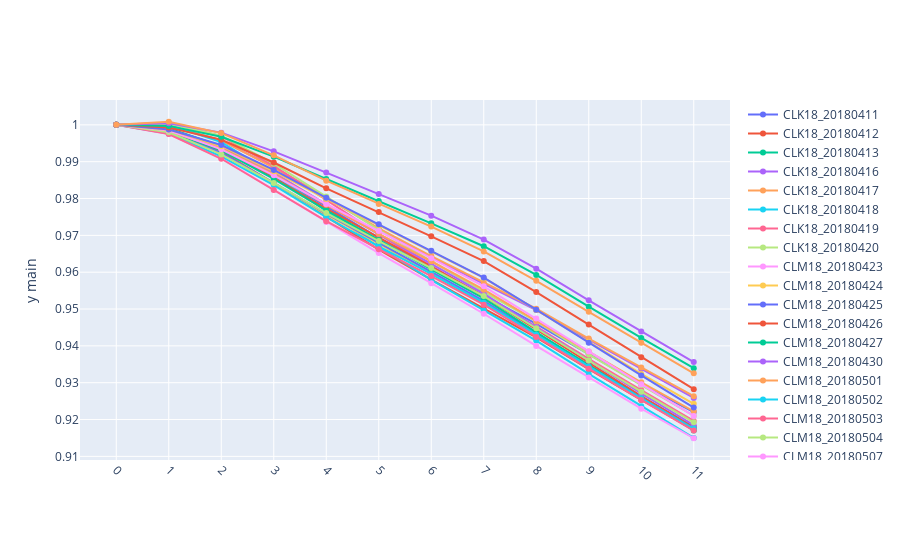
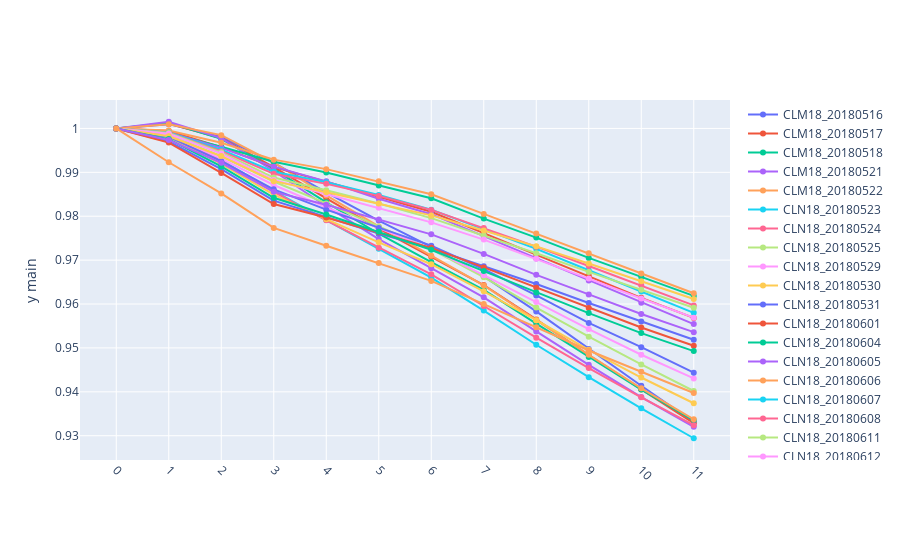
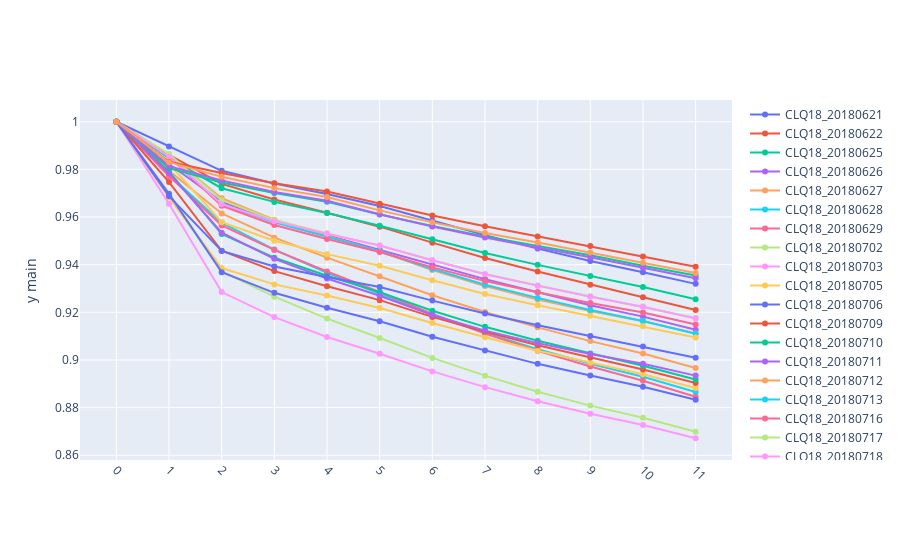
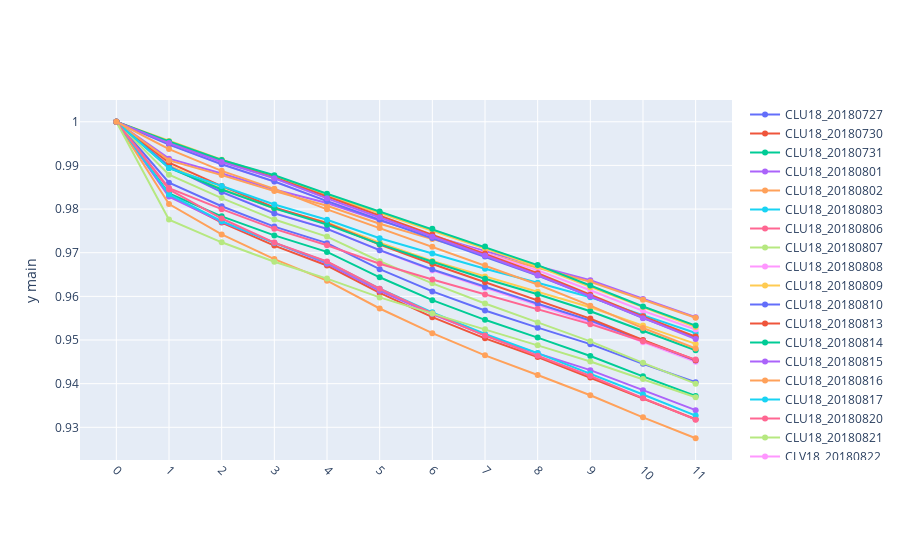

Here is the notebook cell these charts were saved with, in order:
### Code cell
def price_to_percent(df_csm):
    # turn prices of forward months into percentages of first month
    df_csm2 = df_csm.copy()
    # price cols, which are just numbers relating the each symbols position 
    #  in the forward curve, where 1 = price of front month
    price_cols = [c for c in df_csm2 if c in list(range(num_bdays_forward*2))]
    df_csm2[price_cols] = df_csm2[price_cols].apply(lambda r:pd.Series({i+1:r[i+1]/r[1] for i in range(len(r))}),axis=1)
    lambda_regress = lambda r: pd.Series(regress_2nd(np.array(price_cols),np.array([r[i] for i in price_cols])))
    df_csm2[['b0','b1','b2']] = df_csm2[price_cols].apply(lambda_regress,axis=1)
    return df_csm2

cond1 = df_csm_close.yyyymmdd>=graph_beg_yyyymmdd
cond2 = df_csm_close.yyyymmdd<=graph_end_yyyymmdd
cond = [cond1[i] and cond2[i] for i in range(len(cond1))]
df_csm_close2 = df_csm_close[cond]
df_csm_close2.index = list(range(len(df_csm_close2)))
df_csm_close_percent = price_to_percent(df_csm_close2)
price_cols = [c for c in df_csm_close2 if c in list(range(num_bdays_forward*2))]

new_cols = df_csm_close_percent[['yyyymmdd','front']].apply(lambda r:f'{r.front}_{str(r.yyyymmdd)}',axis=1)
df_skew_per_day = pd.DataFrame(df_csm_close_percent[price_cols].values.T,columns=new_cols)

graph_group_size = 25
num_groups = int(len(new_cols)/graph_group_size) + (1 if (len(new_cols) % graph_group_size) > 0 else 0)

for i in range(num_groups):
    beg_index = i * graph_group_size
    end_index = min(len(new_cols)+1,beg_index + graph_group_size)
    curr_cols = new_cols[beg_index:end_index]
    df_temp = df_skew_per_day[curr_cols]
    df_temp['x'] = df_temp.index.values
    iplot(plotly_plot(df_temp,x_column='x'))

### Figure 1 — Plotly figure (JSON) as saved in the notebook; plotly's stock layout.template omitted (floating-point values rounded to 4 significant figures)
{"data": [{"name": "CLK18_20180411", "type": "scatter", "x": [0, 1, 2, 3, 4, 5, 6, 7, 8, 9, 10, 11], "y": [1, 0.9988, 0.9943, 0.9864, 0.9779, 0.9693, 0.9614, 0.9536, 0.946, 0.9377, 0.9295, 0.922], "yaxis": "y"}, {"name": "CLK18_20180412", "type": "scatter", "x": [0, 1, 2, 3, 4, 5, 6, 7, 8, 9, 10, 11], "y": [1, 0.9982, 0.9927, 0.9842, 0.9751, 0.9662, 0.958, 0.9501, 0.9423, 0.9337, 0.9253, 0.9173], "yaxis": "y"}, {"name": "CLK18_20180413", "type": "scatter", "x": [0, 1, 2, 3, 4, 5, 6, 7, 8, 9, 10, 11], "y": [1, 0.9991, 0.9942, 0.9861, 0.9771, 0.9679, 0.9596, 0.9516, 0.9436, 0.9349, 0.9263, 0.9179], "yaxis": "y"}, {"name": "CLK18_20180416", "type": "scatter", "x": [0, 1, 2, 3, 4, 5, 6, 7, 8, 9, 10, 11], "y": [1, 0.9997, 0.9958, 0.9885, 0.9802, 0.9718, 0.9641, 0.9568, 0.9497, 0.9417, 0.9337, 0.9259], "yaxis": "y"}, {"name": "CLK18_20180417", "type": "scatter", "x": [0, 1, 2, 3, 4, 5, 6, 7, 8, 9, 10, 11], "y": [1, 0.9998, 0.9958, 0.9884, 0.9802, 0.9719, 0.9644, 0.9572, 0.9501, 0.942, 0.9342, 0.9263], "yaxis": "y"}, {"name": "CLK18_20180418", "type": "scatter", "x": [0, 1, 2, 3, 4, 5, 6, 7, 8, 9, 10, 11], "y": [1, 1, 0.9953, 0.9866, 0.9766, 0.9668, 0.9579, 0.9496, 0.9414, 0.9324, 0.9236, 0.915], "yaxis": "y"}, {"name": "CLK18_20180419", "type": "scatter", "x": [0, 1, 2, 3, 4, 5, 6, 7, 8, 9, 10, 11], "y": [1, 1.001, 0.9969, 0.9889, 0.9796, 0.9703, 0.9616, 0.9533, 0.9452, 0.9364, 0.928, 0.9196], "yaxis": "y"}, {"name": "CLK18_20180420", "type": "scatter", "x": [0, 1, 2, 3, 4, 5, 6, 7, 8, 9, 10, 11], "y": [1, 1.0, 0.9971, 0.9895, 0.9805, 0.9715, 0.963, 0.9547, 0.9466, 0.9377, 0.9294, 0.921], "yaxis": "y"}, {"name": "CLM18_20180423", "type": "scatter", "x": [0, 1, 2, 3, 4, 5, 6, 7, 8, 9, 10, 11], "y": [1, 0.9975, 0.991, 0.9824, 0.9736, 0.9652, 0.957, 0.9487, 0.94, 0.9314, 0.9229, 0.9149], "yaxis": "y"}, {"name": "CLM18_20180424", "type": "scatter", "x": [0, 1, 2, 3, 4, 5, 6, 7, 8, 9, 10, 11], "y": [1, 0.9981, 0.9922, 0.984, 0.9756, 0.9677, 0.9597, 0.9518, 0.943, 0.9343, 0.9257, 0.9176], "yaxis": "y"}, {"name": "CLM18_20180425", "type": "scatter", "x": [0, 1, 2, 3, 4, 5, 6, 7, 8, 9, 10, 11], "y": [1, 0.9981, 0.9924, 0.9843, 0.9759, 0.968, 0.9602, 0.9522, 0.9433, 0.9345, 0.9259, 0.9176], "yaxis": "y"}, {"name": "CLM18_20180426", "type": "scatter", "x": [0, 1, 2, 3, 4, 5, 6, 7, 8, 9, 10, 11], "y": [1, 0.9984, 0.9934, 0.9856, 0.9773, 0.9695, 0.9616, 0.9535, 0.9444, 0.9353, 0.9264, 0.9179], "yaxis": "y"}, {"name": "CLM18_20180427", "type": "scatter", "x": [0, 1, 2, 3, 4, 5, 6, 7, 8, 9, 10, 11], "y": [1, 0.9982, 0.9931, 0.9853, 0.9768, 0.9687, 0.9608, 0.9529, 0.9436, 0.9345, 0.9257, 0.917], "yaxis": "y"}, {"name": "CLM18_20180430", "type": "scatter", "x": [0, 1, 2, 3, 4, 5, 6, 7, 8, 9, 10, 11], "y": [1, 0.9987, 0.9942, 0.987, 0.9784, 0.9704, 0.9624, 0.9542, 0.945, 0.936, 0.9271, 0.9185], "yaxis": "y"}, {"name": "CLM18_20180501", "type": "scatter", "x": [0, 1, 2, 3, 4, 5, 6, 7, 8, 9, 10, 11], "y": [1, 0.9982, 0.9936, 0.9866, 0.9783, 0.9704, 0.963, 0.9552, 0.9468, 0.9384, 0.9301, 0.9222], "yaxis": "y"}, {"name": "CLM18_20180502", "type": "scatter", "x": [0, 1, 2, 3, 4, 5, 6, 7, 8, 9, 10, 11], "y": [1, 0.9976, 0.9915, 0.9837, 0.975, 0.967, 0.9595, 0.9517, 0.943, 0.9343, 0.9258, 0.9176], "yaxis": "y"}, {"name": "CLM18_20180503", "type": "scatter", "x": [0, 1, 2, 3, 4, 5, 6, 7, 8, 9, 10, 11], "y": [1, 0.9975, 0.9908, 0.9823, 0.9738, 0.9662, 0.9589, 0.9512, 0.9424, 0.9338, 0.9253, 0.917], "yaxis": "y"}, {"name": "CLM18_20180504", "type": "scatter", "x": [0, 1, 2, 3, 4, 5, 6, 7, 8, 9, 10, 11], "y": [1, 0.998, 0.992, 0.9842, 0.976, 0.9684, 0.9611, 0.9535, 0.9448, 0.936, 0.9276, 0.9192], "yaxis": "y"}, {"name": "CLM18_20180507", "type": "scatter", "x": [0, 1, 2, 3, 4, 5, 6, 7, 8, 9, 10, 11], "y": [1, 0.9984, 0.9934, 0.9863, 0.9785, 0.9712, 0.9638, 0.9562, 0.9474, 0.9385, 0.9296, 0.921], "yaxis": "y"}, {"name": "CLM18_20180508", "type": "scatter", "x": [0, 1, 2, 3, 4, 5, 6, 7, 8, 9, 10, 11], "y": [1, 0.9987, 0.9942, 0.9874, 0.9799, 0.9728, 0.9657, 0.9584, 0.9498, 0.9411, 0.9324, 0.9243], "yaxis": "y"}, {"name": "CLM18_20180509", "type": "scatter", "x": [0, 1, 2, 3, 4, 5, 6, 7, 8, 9, 10, 11], "y": [1, 0.9987, 0.9945, 0.9878, 0.9802, 0.973, 0.9658, 0.9585, 0.9498, 0.9408, 0.932, 0.9232], "yaxis": "y"}, {"name": "CLM18_20180510", "type": "scatter", "x": [0, 1, 2, 3, 4, 5, 6, 7, 8, 9, 10, 11], "y": [1, 0.9993, 0.9959, 0.9898, 0.9828, 0.9763, 0.9697, 0.963, 0.9546, 0.9458, 0.9369, 0.9283], "yaxis": "y"}, {"name": "CLM18_20180511", "type": "scatter", "x": [0, 1, 2, 3, 4, 5, 6, 7, 8, 9, 10, 11], "y": [1, 0.9997, 0.9967, 0.9914, 0.9853, 0.9793, 0.9733, 0.967, 0.9593, 0.9506, 0.9421, 0.9339], "yaxis": "y"}, {"name": "CLM18_20180514", "type": "scatter", "x": [0, 1, 2, 3, 4, 5, 6, 7, 8, 9, 10, 11], "y": [1, 1.0, 0.9979, 0.9928, 0.987, 0.9813, 0.9753, 0.9689, 0.961, 0.9524, 0.9439, 0.9356], "yaxis": "y"}, {"name": "CLM18_20180515", "type": "scatter", "x": [0, 1, 2, 3, 4, 5, 6, 7, 8, 9, 10, 11], "y": [1, 1.001, 0.9978, 0.9917, 0.9849, 0.9785, 0.9724, 0.9656, 0.9576, 0.9492, 0.9408, 0.9325], "yaxis": "y"}], "layout": {"margin": {"b": 100}, "xaxis": {"tickangle": 45, "ticktext": [0, 1, 2, 3, 4, 5, 6, 7, 8, 9, 10, 11], "tickvals": [0, 1, 2, 3, 4, 5, 6, 7, 8, 9, 10, 11], "type": "category"}, "yaxis": {"title": {"text": "y main"}}, "yaxis2": {"overlaying": "y", "side": "right", "title": {"text": "y alt"}}}}

### Figure 2 — Plotly figure (JSON) as saved in the notebook; plotly's stock layout.template omitted (floating-point values rounded to 4 significant figures)
{"data": [{"name": "CLM18_20180516", "type": "scatter", "x": [0, 1, 2, 3, 4, 5, 6, 7, 8, 9, 10, 11], "y": [1, 1.001, 0.998, 0.9922, 0.9855, 0.979, 0.973, 0.9663, 0.9583, 0.9498, 0.9414, 0.9331], "yaxis": "y"}, {"name": "CLM18_20180517", "type": "scatter", "x": [0, 1, 2, 3, 4, 5, 6, 7, 8, 9, 10, 11], "y": [1, 1.001, 0.9978, 0.9912, 0.9841, 0.9772, 0.9708, 0.9643, 0.9565, 0.9484, 0.9406, 0.9329], "yaxis": "y"}, {"name": "CLM18_20180518", "type": "scatter", "x": [0, 1, 2, 3, 4, 5, 6, 7, 8, 9, 10, 11], "y": [1, 1.001, 0.9976, 0.9907, 0.9832, 0.976, 0.9696, 0.9632, 0.9555, 0.948, 0.9405, 0.9335], "yaxis": "y"}, {"name": "CLM18_20180521", "type": "scatter", "x": [0, 1, 2, 3, 4, 5, 6, 7, 8, 9, 10, 11], "y": [1, 1.002, 0.9978, 0.9903, 0.9823, 0.9748, 0.9682, 0.9615, 0.9538, 0.9462, 0.9388, 0.932], "yaxis": "y"}, {"name": "CLM18_20180522", "type": "scatter", "x": [0, 1, 2, 3, 4, 5, 6, 7, 8, 9, 10, 11], "y": [1, 1.001, 0.9985, 0.9922, 0.9847, 0.9777, 0.971, 0.9642, 0.9563, 0.9484, 0.9408, 0.9337], "yaxis": "y"}, {"name": "CLN18_20180523", "type": "scatter", "x": [0, 1, 2, 3, 4, 5, 6, 7, 8, 9, 10, 11], "y": [1, 0.9982, 0.9928, 0.9858, 0.9791, 0.9726, 0.966, 0.9585, 0.9507, 0.9433, 0.9362, 0.9294], "yaxis": "y"}, {"name": "CLN18_20180524", "type": "scatter", "x": [0, 1, 2, 3, 4, 5, 6, 7, 8, 9, 10, 11], "y": [1, 0.9982, 0.9926, 0.9856, 0.9791, 0.9728, 0.9668, 0.9596, 0.9523, 0.9454, 0.9388, 0.9324], "yaxis": "y"}, {"name": "CLN18_20180525", "type": "scatter", "x": [0, 1, 2, 3, 4, 5, 6, 7, 8, 9, 10, 11], "y": [1, 0.9985, 0.9937, 0.9879, 0.9829, 0.9776, 0.9725, 0.9661, 0.9592, 0.9526, 0.9462, 0.9402], "yaxis": "y"}, {"name": "CLN18_20180529", "type": "scatter", "x": [0, 1, 2, 3, 4, 5, 6, 7, 8, 9, 10, 11], "y": [1, 0.9984, 0.9931, 0.9871, 0.982, 0.9772, 0.9726, 0.9666, 0.9604, 0.9543, 0.9484, 0.9431], "yaxis": "y"}, {"name": "CLN18_20180530", "type": "scatter", "x": [0, 1, 2, 3, 4, 5, 6, 7, 8, 9, 10, 11], "y": [1, 0.9981, 0.9919, 0.9849, 0.9793, 0.9741, 0.9691, 0.9629, 0.9563, 0.9496, 0.9433, 0.9374], "yaxis": "y"}, {"name": "CLN18_20180531", "type": "scatter", "x": [0, 1, 2, 3, 4, 5, 6, 7, 8, 9, 10, 11], "y": [1, 0.9981, 0.9925, 0.9861, 0.9815, 0.9773, 0.9733, 0.9679, 0.962, 0.9557, 0.9502, 0.9444], "yaxis": "y"}, {"name": "CLN18_20180601", "type": "scatter", "x": [0, 1, 2, 3, 4, 5, 6, 7, 8, 9, 10, 11], "y": [1, 0.9994, 0.9957, 0.9912, 0.9878, 0.9843, 0.981, 0.9761, 0.9713, 0.9664, 0.9614, 0.9568], "yaxis": "y"}, {"name": "CLN18_20180604", "type": "scatter", "x": [0, 1, 2, 3, 4, 5, 6, 7, 8, 9, 10, 11], "y": [1, 0.9989, 0.9958, 0.9924, 0.99, 0.987, 0.9841, 0.9795, 0.9751, 0.9705, 0.9662, 0.9619], "yaxis": "y"}, {"name": "CLN18_20180605", "type": "scatter", "x": [0, 1, 2, 3, 4, 5, 6, 7, 8, 9, 10, 11], "y": [1, 0.9991, 0.9956, 0.9913, 0.9879, 0.984, 0.9805, 0.9754, 0.9704, 0.9654, 0.9603, 0.9554], "yaxis": "y"}, {"name": "CLN18_20180606", "type": "scatter", "x": [0, 1, 2, 3, 4, 5, 6, 7, 8, 9, 10, 11], "y": [1, 0.9995, 0.9968, 0.9929, 0.9907, 0.9879, 0.985, 0.9805, 0.9761, 0.9716, 0.9669, 0.9625], "yaxis": "y"}, {"name": "CLN18_20180607", "type": "scatter", "x": [0, 1, 2, 3, 4, 5, 6, 7, 8, 9, 10, 11], "y": [1, 0.9991, 0.9951, 0.9901, 0.9877, 0.9848, 0.9815, 0.9771, 0.9726, 0.9677, 0.9629, 0.958], "yaxis": "y"}, {"name": "CLN18_20180608", "type": "scatter", "x": [0, 1, 2, 3, 4, 5, 6, 7, 8, 9, 10, 11], "y": [1, 0.9989, 0.9948, 0.9897, 0.9874, 0.9846, 0.9814, 0.9773, 0.9731, 0.9687, 0.9643, 0.9597], "yaxis": "y"}, {"name": "CLN18_20180611", "type": "scatter", "x": [0, 1, 2, 3, 4, 5, 6, 7, 8, 9, 10, 11], "y": [1, 0.9989, 0.9946, 0.9888, 0.9859, 0.9829, 0.9796, 0.9756, 0.9716, 0.9673, 0.9632, 0.9592], "yaxis": "y"}, {"name": "CLN18_20180612", "type": "scatter", "x": [0, 1, 2, 3, 4, 5, 6, 7, 8, 9, 10, 11], "y": [1, 0.9988, 0.9943, 0.9882, 0.9851, 0.9819, 0.9786, 0.9747, 0.9703, 0.9658, 0.9613, 0.9569], "yaxis": "y"}, {"name": "CLN18_20180613", "type": "scatter", "x": [0, 1, 2, 3, 4, 5, 6, 7, 8, 9, 10, 11], "y": [1, 0.9982, 0.9937, 0.988, 0.9854, 0.9829, 0.9802, 0.9767, 0.9731, 0.9692, 0.9652, 0.9611], "yaxis": "y"}, {"name": "CLN18_20180614", "type": "scatter", "x": [0, 1, 2, 3, 4, 5, 6, 7, 8, 9, 10, 11], "y": [1, 0.997, 0.9907, 0.9836, 0.9798, 0.9761, 0.9726, 0.9686, 0.9646, 0.9602, 0.956, 0.9519], "yaxis": "y"}, {"name": "CLN18_20180615", "type": "scatter", "x": [0, 1, 2, 3, 4, 5, 6, 7, 8, 9, 10, 11], "y": [1, 0.9968, 0.9899, 0.9828, 0.9797, 0.9763, 0.9728, 0.9683, 0.9637, 0.9591, 0.9547, 0.9505], "yaxis": "y"}, {"name": "CLN18_20180618", "type": "scatter", "x": [0, 1, 2, 3, 4, 5, 6, 7, 8, 9, 10, 11], "y": [1, 0.9976, 0.9913, 0.9842, 0.9804, 0.9765, 0.9724, 0.9675, 0.9626, 0.9579, 0.9534, 0.9493], "yaxis": "y"}, {"name": "CLN18_20180619", "type": "scatter", "x": [0, 1, 2, 3, 4, 5, 6, 7, 8, 9, 10, 11], "y": [1, 0.9974, 0.9922, 0.9856, 0.9826, 0.9793, 0.9759, 0.9714, 0.9667, 0.9622, 0.9577, 0.9536], "yaxis": "y"}, {"name": "CLN18_20180620", "type": "scatter", "x": [0, 1, 2, 3, 4, 5, 6, 7, 8, 9, 10, 11], "y": [1, 0.9923, 0.9852, 0.9773, 0.9733, 0.9693, 0.9653, 0.96, 0.9547, 0.9494, 0.9446, 0.9397], "yaxis": "y"}], "layout": {"margin": {"b": 100}, "xaxis": {"tickangle": 45, "ticktext": [0, 1, 2, 3, 4, 5, 6, 7, 8, 9, 10, 11], "tickvals": [0, 1, 2, 3, 4, 5, 6, 7, 8, 9, 10, 11], "type": "category"}, "yaxis": {"title": {"text": "y main"}}, "yaxis2": {"overlaying": "y", "side": "right", "title": {"text": "y alt"}}}}

### Figure 3 — Plotly figure (JSON) as saved in the notebook; plotly's stock layout.template omitted (floating-point values rounded to 4 significant figures)
{"data": [{"name": "CLQ18_20180621", "type": "scatter", "x": [0, 1, 2, 3, 4, 5, 6, 7, 8, 9, 10, 11], "y": [1, 0.9896, 0.9794, 0.9741, 0.9696, 0.9646, 0.9585, 0.9524, 0.9468, 0.9416, 0.9368, 0.9319], "yaxis": "y"}, {"name": "CLQ18_20180622", "type": "scatter", "x": [0, 1, 2, 3, 4, 5, 6, 7, 8, 9, 10, 11], "y": [1, 0.9861, 0.9739, 0.9673, 0.9618, 0.956, 0.9493, 0.9428, 0.9372, 0.9316, 0.9264, 0.921], "yaxis": "y"}, {"name": "CLQ18_20180625", "type": "scatter", "x": [0, 1, 2, 3, 4, 5, 6, 7, 8, 9, 10, 11], "y": [1, 0.9847, 0.9721, 0.9664, 0.9617, 0.9564, 0.9506, 0.9449, 0.9399, 0.9352, 0.9307, 0.9255], "yaxis": "y"}, {"name": "CLQ18_20180626", "type": "scatter", "x": [0, 1, 2, 3, 4, 5, 6, 7, 8, 9, 10, 11], "y": [1, 0.9823, 0.9664, 0.9583, 0.9524, 0.9463, 0.9399, 0.9339, 0.9284, 0.923, 0.9182, 0.9127], "yaxis": "y"}, {"name": "CLQ18_20180627", "type": "scatter", "x": [0, 1, 2, 3, 4, 5, 6, 7, 8, 9, 10, 11], "y": [1, 0.9794, 0.9615, 0.9513, 0.943, 0.9351, 0.9272, 0.9201, 0.9137, 0.9079, 0.9027, 0.8966], "yaxis": "y"}, {"name": "CLQ18_20180628", "type": "scatter", "x": [0, 1, 2, 3, 4, 5, 6, 7, 8, 9, 10, 11], "y": [1, 0.9777, 0.9577, 0.9464, 0.9366, 0.9278, 0.919, 0.9114, 0.9046, 0.8984, 0.893, 0.8866], "yaxis": "y"}, {"name": "CLQ18_20180629", "type": "scatter", "x": [0, 1, 2, 3, 4, 5, 6, 7, 8, 9, 10, 11], "y": [1, 0.9772, 0.9564, 0.9462, 0.9372, 0.9285, 0.9194, 0.9111, 0.9038, 0.8972, 0.8913, 0.8846], "yaxis": "y"}, {"name": "CLQ18_20180702", "type": "scatter", "x": [0, 1, 2, 3, 4, 5, 6, 7, 8, 9, 10, 11], "y": [1, 0.9686, 0.9372, 0.9266, 0.9174, 0.9093, 0.9009, 0.8934, 0.8867, 0.8808, 0.8757, 0.8699], "yaxis": "y"}, {"name": "CLQ18_20180703", "type": "scatter", "x": [0, 1, 2, 3, 4, 5, 6, 7, 8, 9, 10, 11], "y": [1, 0.9656, 0.9285, 0.918, 0.9096, 0.9026, 0.8952, 0.8886, 0.8827, 0.8774, 0.8727, 0.8671], "yaxis": "y"}, {"name": "CLQ18_20180705", "type": "scatter", "x": [0, 1, 2, 3, 4, 5, 6, 7, 8, 9, 10, 11], "y": [1, 0.9683, 0.9386, 0.9317, 0.9271, 0.9219, 0.9155, 0.9095, 0.9039, 0.8988, 0.894, 0.8883], "yaxis": "y"}, {"name": "CLQ18_20180706", "type": "scatter", "x": [0, 1, 2, 3, 4, 5, 6, 7, 8, 9, 10, 11], "y": [1, 0.9698, 0.9369, 0.9282, 0.922, 0.9163, 0.9098, 0.9039, 0.8984, 0.8935, 0.8888, 0.8833], "yaxis": "y"}, {"name": "CLQ18_20180709", "type": "scatter", "x": [0, 1, 2, 3, 4, 5, 6, 7, 8, 9, 10, 11], "y": [1, 0.9747, 0.9458, 0.9373, 0.9309, 0.9251, 0.9181, 0.9118, 0.9062, 0.901, 0.896, 0.8903], "yaxis": "y"}, {"name": "CLQ18_20180710", "type": "scatter", "x": [0, 1, 2, 3, 4, 5, 6, 7, 8, 9, 10, 11], "y": [1, 0.9791, 0.9529, 0.9429, 0.9354, 0.9285, 0.9207, 0.9139, 0.9081, 0.9027, 0.8976, 0.8918], "yaxis": "y"}, {"name": "CLQ18_20180711", "type": "scatter", "x": [0, 1, 2, 3, 4, 5, 6, 7, 8, 9, 10, 11], "y": [1, 0.9784, 0.9534, 0.9425, 0.9342, 0.927, 0.9189, 0.9123, 0.9071, 0.9025, 0.8984, 0.8934], "yaxis": "y"}, {"name": "CLQ18_20180712", "type": "scatter", "x": [0, 1, 2, 3, 4, 5, 6, 7, 8, 9, 10, 11], "y": [1, 0.9861, 0.9679, 0.9589, 0.9521, 0.9455, 0.9377, 0.931, 0.9254, 0.9205, 0.9163, 0.9111], "yaxis": "y"}, {"name": "CLQ18_20180713", "type": "scatter", "x": [0, 1, 2, 3, 4, 5, 6, 7, 8, 9, 10, 11], "y": [1, 0.9851, 0.9654, 0.9578, 0.9517, 0.9456, 0.9382, 0.9316, 0.9261, 0.921, 0.9163, 0.911], "yaxis": "y"}, {"name": "CLQ18_20180716", "type": "scatter", "x": [0, 1, 2, 3, 4, 5, 6, 7, 8, 9, 10, 11], "y": [1, 0.9855, 0.9647, 0.9567, 0.9508, 0.9453, 0.9389, 0.9331, 0.9284, 0.9239, 0.9199, 0.9149], "yaxis": "y"}, {"name": "CLQ18_20180717", "type": "scatter", "x": [0, 1, 2, 3, 4, 5, 6, 7, 8, 9, 10, 11], "y": [1, 0.9865, 0.9671, 0.9587, 0.9531, 0.948, 0.9418, 0.9361, 0.9313, 0.9267, 0.9224, 0.9176], "yaxis": "y"}, {"name": "CLQ18_20180718", "type": "scatter", "x": [0, 1, 2, 3, 4, 5, 6, 7, 8, 9, 10, 11], "y": [1, 0.9853, 0.9654, 0.9583, 0.953, 0.9481, 0.9418, 0.936, 0.9312, 0.9266, 0.9223, 0.9174], "yaxis": "y"}, {"name": "CLQ18_20180719", "type": "scatter", "x": [0, 1, 2, 3, 4, 5, 6, 7, 8, 9, 10, 11], "y": [1, 0.9824, 0.9578, 0.95, 0.9444, 0.9395, 0.9335, 0.9277, 0.923, 0.9185, 0.9142, 0.9094], "yaxis": "y"}, {"name": "CLQ18_20180720", "type": "scatter", "x": [0, 1, 2, 3, 4, 5, 6, 7, 8, 9, 10, 11], "y": [1, 0.9688, 0.9458, 0.9393, 0.9349, 0.9306, 0.9249, 0.9195, 0.9146, 0.91, 0.9056, 0.9009], "yaxis": "y"}, {"name": "CLU18_20180723", "type": "scatter", "x": [0, 1, 2, 3, 4, 5, 6, 7, 8, 9, 10, 11], "y": [1, 0.9832, 0.9785, 0.9742, 0.9707, 0.9655, 0.9607, 0.9561, 0.9518, 0.9479, 0.9434, 0.9392], "yaxis": "y"}, {"name": "CLU18_20180724", "type": "scatter", "x": [0, 1, 2, 3, 4, 5, 6, 7, 8, 9, 10, 11], "y": [1, 0.9806, 0.9745, 0.9701, 0.9664, 0.961, 0.9562, 0.9518, 0.9479, 0.944, 0.9396, 0.9355], "yaxis": "y"}, {"name": "CLU18_20180725", "type": "scatter", "x": [0, 1, 2, 3, 4, 5, 6, 7, 8, 9, 10, 11], "y": [1, 0.9814, 0.9753, 0.9706, 0.9668, 0.9612, 0.956, 0.9514, 0.9472, 0.9431, 0.9387, 0.9343], "yaxis": "y"}, {"name": "CLU18_20180726", "type": "scatter", "x": [0, 1, 2, 3, 4, 5, 6, 7, 8, 9, 10, 11], "y": [1, 0.983, 0.9769, 0.9721, 0.9684, 0.9628, 0.9578, 0.9533, 0.9493, 0.9451, 0.9408, 0.9365], "yaxis": "y"}], "layout": {"margin": {"b": 100}, "xaxis": {"tickangle": 45, "ticktext": [0, 1, 2, 3, 4, 5, 6, 7, 8, 9, 10, 11], "tickvals": [0, 1, 2, 3, 4, 5, 6, 7, 8, 9, 10, 11], "type": "category"}, "yaxis": {"title": {"text": "y main"}}, "yaxis2": {"overlaying": "y", "side": "right", "title": {"text": "y alt"}}}}

### Figure 4 — Plotly figure (JSON) as saved in the notebook; plotly's stock layout.template omitted (floating-point values rounded to 4 significant figures)
{"data": [{"name": "CLU18_20180727", "type": "scatter", "x": [0, 1, 2, 3, 4, 5, 6, 7, 8, 9, 10, 11], "y": [1, 0.986, 0.9806, 0.976, 0.9722, 0.9662, 0.9611, 0.9568, 0.9528, 0.949, 0.9445, 0.9403], "yaxis": "y"}, {"name": "CLU18_20180730", "type": "scatter", "x": [0, 1, 2, 3, 4, 5, 6, 7, 8, 9, 10, 11], "y": [1, 0.9832, 0.9769, 0.9716, 0.9671, 0.9608, 0.9552, 0.9504, 0.9461, 0.9414, 0.9367, 0.9318], "yaxis": "y"}, {"name": "CLU18_20180731", "type": "scatter", "x": [0, 1, 2, 3, 4, 5, 6, 7, 8, 9, 10, 11], "y": [1, 0.9836, 0.9783, 0.974, 0.9702, 0.9644, 0.9591, 0.9546, 0.9506, 0.9463, 0.9417, 0.9372], "yaxis": "y"}, {"name": "CLU18_20180801", "type": "scatter", "x": [0, 1, 2, 3, 4, 5, 6, 7, 8, 9, 10, 11], "y": [1, 0.9829, 0.9771, 0.9722, 0.9675, 0.9613, 0.956, 0.9511, 0.9469, 0.9431, 0.9385, 0.9339], "yaxis": "y"}, {"name": "CLU18_20180802", "type": "scatter", "x": [0, 1, 2, 3, 4, 5, 6, 7, 8, 9, 10, 11], "y": [1, 0.9811, 0.9742, 0.9685, 0.9636, 0.9572, 0.9516, 0.9465, 0.942, 0.9374, 0.9323, 0.9275], "yaxis": "y"}, {"name": "CLU18_20180803", "type": "scatter", "x": [0, 1, 2, 3, 4, 5, 6, 7, 8, 9, 10, 11], "y": [1, 0.9834, 0.9772, 0.9723, 0.9679, 0.9617, 0.9563, 0.9514, 0.947, 0.9423, 0.9375, 0.9327], "yaxis": "y"}, {"name": "CLU18_20180806", "type": "scatter", "x": [0, 1, 2, 3, 4, 5, 6, 7, 8, 9, 10, 11], "y": [1, 0.9845, 0.9778, 0.9723, 0.968, 0.9617, 0.9561, 0.951, 0.9464, 0.9417, 0.9367, 0.9317], "yaxis": "y"}, {"name": "CLU18_20180807", "type": "scatter", "x": [0, 1, 2, 3, 4, 5, 6, 7, 8, 9, 10, 11], "y": [1, 0.9879, 0.9825, 0.9776, 0.9737, 0.968, 0.963, 0.9584, 0.954, 0.9497, 0.9448, 0.94], "yaxis": "y"}, {"name": "CLU18_20180808", "type": "scatter", "x": [0, 1, 2, 3, 4, 5, 6, 7, 8, 9, 10, 11], "y": [1, 0.9897, 0.984, 0.9791, 0.9755, 0.9706, 0.9659, 0.9619, 0.958, 0.954, 0.9495, 0.945], "yaxis": "y"}, {"name": "CLU18_20180809", "type": "scatter", "x": [0, 1, 2, 3, 4, 5, 6, 7, 8, 9, 10, 11], "y": [1, 0.99, 0.9846, 0.9801, 0.9769, 0.9723, 0.9681, 0.9645, 0.9611, 0.9575, 0.9533, 0.9491], "yaxis": "y"}, {"name": "CLU18_20180810", "type": "scatter", "x": [0, 1, 2, 3, 4, 5, 6, 7, 8, 9, 10, 11], "y": [1, 0.9898, 0.9839, 0.979, 0.9755, 0.9706, 0.9661, 0.9621, 0.9583, 0.9545, 0.9499, 0.9453], "yaxis": "y"}, {"name": "CLU18_20180813", "type": "scatter", "x": [0, 1, 2, 3, 4, 5, 6, 7, 8, 9, 10, 11], "y": [1, 0.9906, 0.9853, 0.9804, 0.9768, 0.9719, 0.9674, 0.9632, 0.9592, 0.9549, 0.95, 0.9454], "yaxis": "y"}, {"name": "CLU18_20180814", "type": "scatter", "x": [0, 1, 2, 3, 4, 5, 6, 7, 8, 9, 10, 11], "y": [1, 0.9894, 0.9845, 0.9802, 0.9764, 0.972, 0.9679, 0.9641, 0.9605, 0.9566, 0.9521, 0.9476], "yaxis": "y"}, {"name": "CLU18_20180815", "type": "scatter", "x": [0, 1, 2, 3, 4, 5, 6, 7, 8, 9, 10, 11], "y": [1, 0.9915, 0.9882, 0.9845, 0.9814, 0.9774, 0.9739, 0.9703, 0.9669, 0.9637, 0.9594, 0.9552], "yaxis": "y"}, {"name": "CLU18_20180816", "type": "scatter", "x": [0, 1, 2, 3, 4, 5, 6, 7, 8, 9, 10, 11], "y": [1, 0.9911, 0.9878, 0.9841, 0.9808, 0.9766, 0.9731, 0.9698, 0.9665, 0.9633, 0.9592, 0.9551], "yaxis": "y"}, {"name": "CLU18_20180817", "type": "scatter", "x": [0, 1, 2, 3, 4, 5, 6, 7, 8, 9, 10, 11], "y": [1, 0.9894, 0.9853, 0.981, 0.9775, 0.9733, 0.9698, 0.9663, 0.9631, 0.9598, 0.9557, 0.9516], "yaxis": "y"}, {"name": "CLU18_20180820", "type": "scatter", "x": [0, 1, 2, 3, 4, 5, 6, 7, 8, 9, 10, 11], "y": [1, 0.9848, 0.98, 0.9755, 0.9717, 0.9675, 0.9639, 0.9604, 0.9571, 0.9536, 0.9497, 0.9455], "yaxis": "y"}, {"name": "CLU18_20180821", "type": "scatter", "x": [0, 1, 2, 3, 4, 5, 6, 7, 8, 9, 10, 11], "y": [1, 0.9776, 0.9724, 0.9679, 0.9641, 0.9598, 0.9561, 0.9525, 0.9488, 0.9451, 0.9411, 0.9369], "yaxis": "y"}, {"name": "CLV18_20180822", "type": "scatter", "x": [0, 1, 2, 3, 4, 5, 6, 7, 8, 9, 10, 11], "y": [1, 0.9948, 0.9903, 0.9863, 0.9819, 0.9779, 0.9741, 0.9699, 0.966, 0.9614, 0.9567, 0.9524], "yaxis": "y"}, {"name": "CLV18_20180823", "type": "scatter", "x": [0, 1, 2, 3, 4, 5, 6, 7, 8, 9, 10, 11], "y": [1, 0.9956, 0.9913, 0.9875, 0.983, 0.9791, 0.9751, 0.971, 0.9668, 0.9621, 0.9575, 0.953], "yaxis": "y"}, {"name": "CLV18_20180824", "type": "scatter", "x": [0, 1, 2, 3, 4, 5, 6, 7, 8, 9, 10, 11], "y": [1, 0.9948, 0.9903, 0.9863, 0.9818, 0.9776, 0.9734, 0.9692, 0.9648, 0.96, 0.955, 0.9505], "yaxis": "y"}, {"name": "CLV18_20180827", "type": "scatter", "x": [0, 1, 2, 3, 4, 5, 6, 7, 8, 9, 10, 11], "y": [1, 0.9952, 0.991, 0.9872, 0.9829, 0.9785, 0.9742, 0.9698, 0.9653, 0.9604, 0.9554, 0.9508], "yaxis": "y"}, {"name": "CLV18_20180828", "type": "scatter", "x": [0, 1, 2, 3, 4, 5, 6, 7, 8, 9, 10, 11], "y": [1, 0.9955, 0.9912, 0.9877, 0.9835, 0.9794, 0.9755, 0.9714, 0.9672, 0.9625, 0.9577, 0.9533], "yaxis": "y"}, {"name": "CLV18_20180829", "type": "scatter", "x": [0, 1, 2, 3, 4, 5, 6, 7, 8, 9, 10, 11], "y": [1, 0.9951, 0.9908, 0.9871, 0.9824, 0.9781, 0.9737, 0.9694, 0.9649, 0.96, 0.955, 0.9502], "yaxis": "y"}, {"name": "CLV18_20180830", "type": "scatter", "x": [0, 1, 2, 3, 4, 5, 6, 7, 8, 9, 10, 11], "y": [1, 0.9937, 0.9888, 0.9846, 0.9799, 0.9757, 0.9714, 0.9671, 0.9627, 0.9579, 0.9527, 0.948], "yaxis": "y"}], "layout": {"margin": {"b": 100}, "xaxis": {"tickangle": 45, "ticktext": [0, 1, 2, 3, 4, 5, 6, 7, 8, 9, 10, 11], "tickvals": [0, 1, 2, 3, 4, 5, 6, 7, 8, 9, 10, 11], "type": "category"}, "yaxis": {"title": {"text": "y main"}}, "yaxis2": {"overlaying": "y", "side": "right", "title": {"text": "y alt"}}}}
